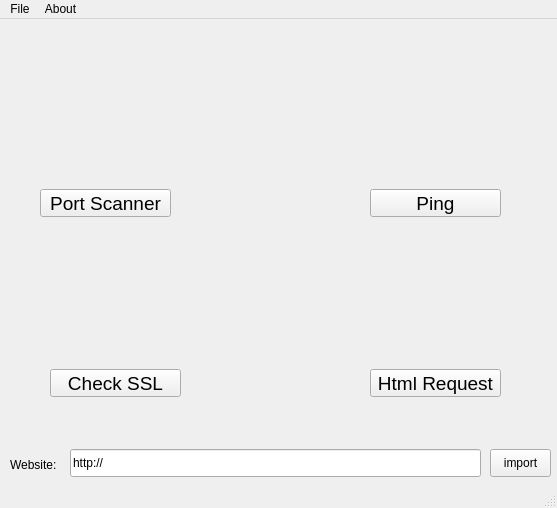
<?xml version="1.0" encoding="UTF-8"?>
<ui version="4.0">
 <class>NetsecTools</class>
 <widget class="QMainWindow" name="NetsecTools">
  <property name="geometry">
   <rect>
    <x>0</x>
    <y>0</y>
    <width>557</width>
    <height>508</height>
   </rect>
  </property>
  <property name="windowTitle">
   <string>NetSecTools</string>
  </property>
  <widget class="QWidget" name="centralwidget">
   <widget class="QLabel" name="label">
    <property name="geometry">
     <rect>
      <x>50</x>
      <y>40</y>
      <width>121</width>
      <height>121</height>
     </rect>
    </property>
    <property name="text">
     <string/>
    </property>
    <property name="pixmap">
     <pixmap>Assets/port.png</pixmap>
    </property>
    <property name="scaledContents">
     <bool>true</bool>
    </property>
   </widget>
   <widget class="QPushButton" name="port_btn">
    <property name="geometry">
     <rect>
      <x>40</x>
      <y>170</y>
      <width>131</width>
      <height>28</height>
     </rect>
    </property>
    <property name="font">
     <font>
      <pointsize>14</pointsize>
     </font>
    </property>
    <property name="text">
     <string>Port Scanner</string>
    </property>
   </widget>
   <widget class="QLabel" name="label_2">
    <property name="geometry">
     <rect>
      <x>370</x>
      <y>40</y>
      <width>131</width>
      <height>121</height>
     </rect>
    </property>
    <property name="text">
     <string/>
    </property>
    <property name="pixmap">
     <pixmap>Assets/ping.png</pixmap>
    </property>
    <property name="scaledContents">
     <bool>true</bool>
    </property>
   </widget>
   <widget class="QPushButton" name="pingButton">
    <property name="geometry">
     <rect>
      <x>370</x>
      <y>170</y>
      <width>131</width>
      <height>28</height>
     </rect>
    </property>
    <property name="font">
     <font>
      <pointsize>14</pointsize>
     </font>
    </property>
    <property name="text">
     <string>Ping</string>
    </property>
   </widget>
   <widget class="QLabel" name="label_3">
    <property name="geometry">
     <rect>
      <x>40</x>
      <y>210</y>
      <width>151</width>
      <height>131</height>
     </rect>
    </property>
    <property name="text">
     <string/>
    </property>
    <property name="pixmap">
     <pixmap>Assets/ssl.png</pixmap>
    </property>
    <property name="scaledContents">
     <bool>true</bool>
    </property>
   </widget>
   <widget class="QPushButton" name="pushButton_3">
    <property name="geometry">
     <rect>
      <x>50</x>
      <y>350</y>
      <width>131</width>
      <height>28</height>
     </rect>
    </property>
    <property name="font">
     <font>
      <pointsize>14</pointsize>
     </font>
    </property>
    <property name="text">
     <string>Check SSL</string>
    </property>
   </widget>
   <widget class="QLabel" name="label_4">
    <property name="geometry">
     <rect>
      <x>380</x>
      <y>210</y>
      <width>121</width>
      <height>121</height>
     </rect>
    </property>
    <property name="text">
     <string/>
    </property>
    <property name="pixmap">
     <pixmap>Assets/html.png</pixmap>
    </property>
    <property name="scaledContents">
     <bool>true</bool>
    </property>
   </widget>
   <widget class="QPushButton" name="pushButton_4">
    <property name="geometry">
     <rect>
      <x>370</x>
      <y>350</y>
      <width>131</width>
      <height>28</height>
     </rect>
    </property>
    <property name="font">
     <font>
      <pointsize>14</pointsize>
     </font>
    </property>
    <property name="text">
     <string>Html Request</string>
    </property>
   </widget>
   <widget class="QLineEdit" name="lineEdit">
    <property name="geometry">
     <rect>
      <x>70</x>
      <y>430</y>
      <width>411</width>
      <height>28</height>
     </rect>
    </property>
    <property name="text">
     <string>http://</string>
    </property>
   </widget>
   <widget class="QLabel" name="label_5">
    <property name="geometry">
     <rect>
      <x>10</x>
      <y>430</y>
      <width>61</width>
      <height>31</height>
     </rect>
    </property>
    <property name="text">
     <string>Website:</string>
    </property>
   </widget>
   <widget class="QPushButton" name="pushButton_5">
    <property name="geometry">
     <rect>
      <x>490</x>
      <y>430</y>
      <width>61</width>
      <height>28</height>
     </rect>
    </property>
    <property name="text">
     <string>import</string>
    </property>
   </widget>
  </widget>
  <widget class="QMenuBar" name="menubar">
   <property name="geometry">
    <rect>
     <x>0</x>
     <y>0</y>
     <width>557</width>
     <height>22</height>
    </rect>
   </property>
   <widget class="QMenu" name="menuFile">
    <property name="title">
     <string>File</string>
    </property>
    <addaction name="actionimport"/>
    <addaction name="actionexport"/>
    <addaction name="actionexit"/>
   </widget>
   <widget class="QMenu" name="menuAbout">
    <property name="title">
     <string>About</string>
    </property>
   </widget>
   <addaction name="menuFile"/>
   <addaction name="menuAbout"/>
  </widget>
  <widget class="QStatusBar" name="statusbar"/>
  <action name="actionimport">
   <property name="text">
    <string>import</string>
   </property>
   <property name="statusTip">
    <string>Import url list</string>
   </property>
   <property name="shortcut">
    <string>Ctrl+I</string>
   </property>
  </action>
  <action name="actionexport">
   <property name="text">
    <string>export</string>
   </property>
   <property name="statusTip">
    <string>Export Results</string>
   </property>
   <property name="shortcut">
    <string>Ctrl+E</string>
   </property>
  </action>
  <action name="actionexit">
   <property name="text">
    <string>exit</string>
   </property>
   <property name="statusTip">
    <string>Exit</string>
   </property>
   <property name="shortcut">
    <string>Ctrl+Shift+X</string>
   </property>
  </action>
 </widget>
 <resources/>
 <connections/>
</ui>
